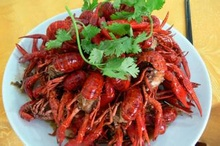
%> input picture PicSearch/testImage/crayfish1.jpg, 220 x 146 px, shrunk from 331 x 220 before the run
$ octave PicSearchMain.m   (GNU Octave 9; MATLAB toolbox functions it lacks are replaced by stand-ins)
%> lines starting %> are read from the running program, lines starting %| are printed output that depends on the picture
### PicSearch/HOG.m
%Image descriptor based on Histogram of Orientated Gradients for gray-level images. This code
%was developed for the work: O. Ludwig, D. Delgado, V. Goncalves, and U. Nunes, 'Trainable
%Classifier-Fusion Schemes: An Application To Pedestrian Detection,' In: 12th International IEEE
%Conference On Intelligent Transportation Systems, 2009, St. Louis, 2009. V. 1. P. 432-437. In
%case of publication with this code, please cite the paper above.

function H=HOG(Im)
nwin_x=3;
nwin_y=3;
%设置cell的数目，nwin_x为x方向的窗口数目，nwin_y为y方向的窗口数目
B=9;
%设置梯度方向统计中梯度方向被划分的维度的数目B
[L,C]=size(Im); % L num of lines ; C num of columns
H=zeros(nwin_x*nwin_y*B,1);
%H为最终得到的图像的特征向量
m=sqrt(L/2);
if C==1 % if num of columns==1
    Im=im_recover(Im,m,2*m);%verify the size of image, e.g. 25x50
    L=2*m;
    C=m;
end
%我们认为，上述代码是为了处理一些特殊的，用一维数组存储的图像
Im=double(Im);
step_x=floor(C/(nwin_x+1));
step_y=floor(L/(nwin_y+1));
%计算每个cell中x方向的像素个数step_x（y方向同理）
cont=0;
hx = [-1,0,1];
hy = -hx';
%定义空间域卷积运算的算子hx，hy
grad_xr = imfilter(double(Im),hx);
grad_yu = imfilter(double(Im),hy);
%得到x方向梯度grad_xr,y方向梯度grad_yr
angles=atan2(grad_yu,grad_xr);
magnit=((grad_yu.^2)+(grad_xr.^2)).^.5;
%计算梯度幅值magnit，梯度方向angles
%下方代码开始计算每个cell的B维特征向量
for n=0:nwin_y-1
    for m=0:nwin_x-1
        cont=cont+1;
        angles2=angles(n*step_y+1:(n+2)*step_y,m*step_x+1:(m+2)*step_x);
        magnit2=magnit(n*step_y+1:(n+2)*step_y,m*step_x+1:(m+2)*step_x);
        %angles2中当前cell中各像素点梯度方向，magnit2中存储梯度幅值
        v_angles=angles2(:);
        v_magnit=magnit2(:);
        K=max(size(v_angles));
        %将angles2和magnit2中数据以一维数组形式存储在v_angles，v_magnit，并获取总的像素点数K（提高运算速度）
        bin=0;
        H2=zeros(B,1);
        %bin作为每个维度的索引
        %下方循环计算每个维度的特征值
        for ang_lim=-pi+2*pi/B:2*pi/B:pi
            bin=bin+1;
            %下方循环遍历梯度方向
            for k=1:K
                if v_angles(k)<ang_lim
                    v_angles(k)=100;
                    %防止重复统计
                    H2(bin)=H2(bin)+v_magnit(k);
                end
            end
        end

        H2=H2/(norm(H2)+0.01);
        %对特征向量进行标准化处理
        H((cont-1)*B+1:cont*B,1)=H2;
        %将所有cell的特征向量合并，得到整个图像的特征向量
    end
end

### PicSearch/getcolorMom.m
function [cmVec1]=getcolorMom(imagePath)
% function cmVec = colorMom(direc)
% Input: directory of a JPG image
% Output: a color moment feature vector of the input image. The feature
% vector is extracted from a 5*5 grid and represented by the first 3
% moments for each grid region in Lab color space as a normalized
% 225-dimensional vector.
% Function RGB2Lab (By Mr. Ruzon in Stanford U.) is used in this function.
jpgfile = imagePath;
% jpgfile = imread('shot141_18_NRKF_1.jpg');
if length(size(jpgfile))==2
    jpgfile1=zeros(size(jpgfile,1),size(jpgfile,2),3);
    jpgfile1(:,:,1)=jpgfile;
    jpgfile1(:,:,2)=jpgfile;
    jpgfile1(:,:,3)=jpgfile;
    jpgfile=jpgfile1;

end

% labfile = RGB2Lab(jpgfile);
[a b c] = size(jpgfile);
% m, n represent sizes of the grid
m = floor(a/5);
n = floor(b/5);
cmVec = zeros(1,225);% 5x5 x9,9个特征
for i=1:5
    for j = 1:5
%        subimage = labfile((i-1)*m+1:i*m,(j-1)*n+1:j*n,:);
         subimage = jpgfile((i-1)*m+1:i*m,(j-1)*n+1:j*n,:);
% cal. Mean, ...
        tmp = (i-1)*5+j-1;
%         I=imshow(subimage,[]);
        cmVec(tmp*9+1) = mean(mean(subimage(:,:,1)));
        cmVec(tmp*9+2) = mean(mean(subimage(:,:,2)));
        cmVec(tmp*9+3) = mean(mean(subimage(:,:,3)));
        % cal Moment 2 and 3
        for p = 1:m
            for q = 1:n
                % === Moment2
                cmVec(tmp*9+4) = cmVec(tmp*9+4) + (subimage(p,q,1)-cmVec(tmp*9+1))^2;
                cmVec(tmp*9+5) = cmVec(tmp*9+5) + (subimage(p,q,2)-cmVec(tmp*9+2))^2;
                cmVec(tmp*9+6) = cmVec(tmp*9+6) + (subimage(p,q,3)-cmVec(tmp*9+3))^2;
                % === Moment3
                cmVec(tmp*9+7) = cmVec(tmp*9+7) + (subimage(p,q,1)-cmVec(tmp*9+1))^3;
                cmVec(tmp*9+8) = cmVec(tmp*9+8) + (subimage(p,q,2)-cmVec(tmp*9+2))^3;
                cmVec(tmp*9+9) = cmVec(tmp*9+9) + (subimage(p,q,3)-cmVec(tmp*9+3))^3;
            end
        end
        cmVec((tmp*9+4):(tmp*9+9)) = cmVec((tmp*9+4):(tmp*9+9))/(m*n);
        cmVec(tmp*9+4) = cmVec(tmp*9+4)^(1/2);
        cmVec(tmp*9+5) = cmVec(tmp*9+5)^(1/2);
        cmVec(tmp*9+6) = cmVec(tmp*9+6)^(1/2);

        if cmVec(tmp*9+7) >0
            cmVec(tmp*9+7) = cmVec(tmp*9+7)^(1/3);
        else
            cmVec(tmp*9+7) = -((-cmVec(tmp*9+7))^(1/3));
        end
        if cmVec(tmp*9+8) >0
            cmVec(tmp*9+8) = cmVec(tmp*9+8)^(1/3);
        else
            cmVec(tmp*9+8) = -((-cmVec(tmp*9+8))^(1/3));
        end
        if cmVec(tmp*9+9) >0
            cmVec(tmp*9+9) = cmVec(tmp*9+9)^(1/3);
        else
            cmVec(tmp*9+9) = -((-cmVec(tmp*9+9))^(1/3));
        end

    end
end
% Normalize...
if sqrt(sum(cmVec.^2))~=0
    cmVec = cmVec / sqrt(sum(cmVec.^2));
end
cmVec1= cmVec';

### PicSearch/PicSearchMain.m
% if exist('HOGLSH.mat','file')
%     load HOGLSH;
%     load FeaturesColor;
%     load PicStore;
%     load FeaturesTexture;
%     load FeaturesHOG;
% else
%     load FeaturesHOG;
%     load FeaturesColor;
% %     load FeaturesTexture;
%     load PicStore;
%
%     FeaturesHOG = FeaturesHOG*255;
%     HOGLSH = lsh('lsh',20,40,size(FeaturesHOG,1),FeaturesHOG,'range',255);
%
%     FeaturesColor = FeaturesColor*10000;
%     ColorLSH = lsh('lsh',40,200,size(FeaturesColor,1),FeaturesColor,'range',10000)
% end

% save PicStore Pictures;
% save PicLSH PicLSH;
% save FeaturePatches FeaturePatches;

currentPic = imread('crayfish1.jpg');
%> currentPic is the input picture: size 146x220x3 uint8; mean R, G, B 160, 120.4, 87.5
currentHOGFeature = HOG(currentPic)*255;
%> in HOG, `grad_xr = imfilter(double(Im),hx);`:
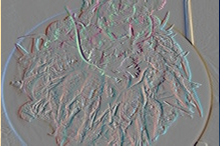
%> grad_xr: size 146x220x3 double; mean R, G, B 0, 0, 0.1; drawn with min black and max white
%> in HOG, `grad_yu = imfilter(double(Im),hy);`:
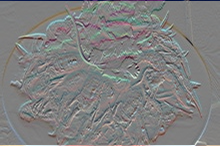
%> grad_yu: size 146x220x3 double; mean R, G, B 0.2, 0.5, -0.1; drawn with min black and max white
%> in HOG, `angles=atan2(grad_yu,grad_xr);`:
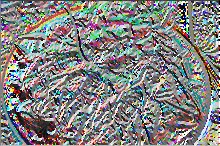
%> angles: size 146x220x3 double; mean R, G, B 0.0785, 0.0822, 0.0577; drawn with min black and max white
%> in HOG, `magnit=((grad_yu.^2)+(grad_xr.^2)).^.5;`:
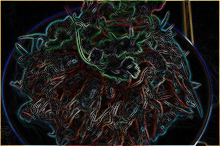
%> magnit: size 146x220x3 double; mean R, G, B 38.4, 37.4, 35.2; drawn with min black and max white
%> after the loop in HOG, `for n=0:nwin_y-1`: H = 81 values, max 0.456 at index 3, min 0.19 at index 61, mean 0.327; H2 = [0.319; 0.279; 0.256; 0.383; 0.435; 0.297; 0.232; 0.292; 0.439]; cont = 9
%> currentHOGFeature = 81 values, max 116.2 at index 3, min 48.38 at index 61, mean 83.5
currentColorFeature = getcolorMom(currentPic)*10000;
%> after the loop in getcolorMom, `for i=1:5`: cmVec = 225 values, max 236.4 at index 1, min 0.447 at index 4, mean 41.18
%> in getcolorMom, `cmVec = cmVec / sqrt(sum(cmVec.^2));`: cmVec = 225 values, max 0.204 at index 1, min 0.000385 at index 4, mean 0.0355
%> in getcolorMom, `cmVec1= cmVec';`: cmVec1 has the same summary as cmVec
%> currentColorFeature = 225 values, max 2035.8 at index 1, min 3.85 at index 4, mean 354.6
% currentTextureFeature = getTexture(currentPic);

tic;
%> (the run ends here)
